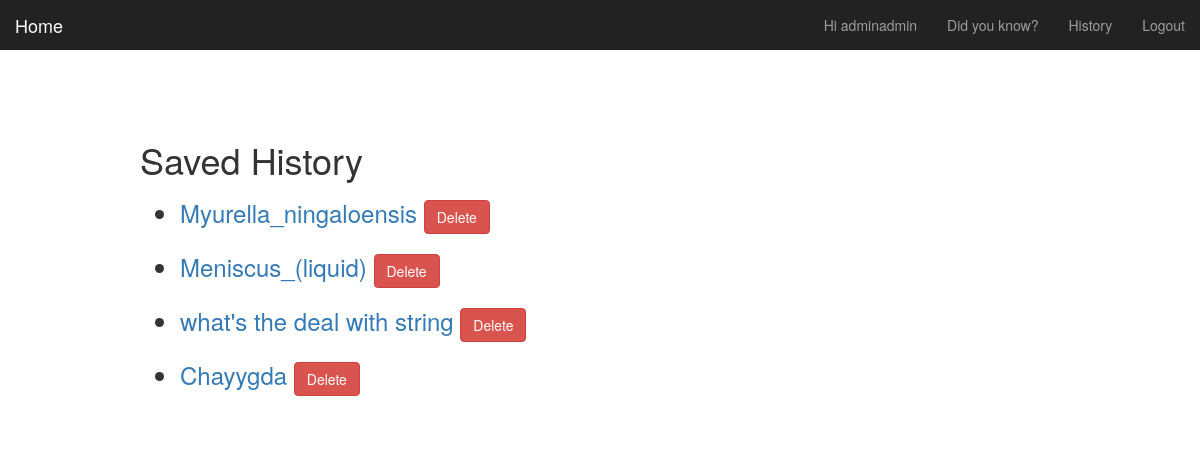
The page /random_links/by/Sharon/ (signed in) on the database its author committed.
### random_links/models.py (models this page shows, shortened)
class Random_Link(models.Model):
    user = models.ForeignKey(User, related_name="random_links", on_delete = models.CASCADE)
    title = models.CharField(max_length=255)
    url = models.URLField()
    created_at = models.DateTimeField(auto_now=True)
    def __str__(self):
        return self.title
    class Meta:
        unique_together= ["user", "url"]

### random_links/views.py (the view)
# urls.py: url(r'^by/(?P<username>[-\w]+)/$', views.RandomLinksListView.as_view(), name='list'),
class RandomLinksListView(LoginRequiredMixin, generic.ListView ):
    context_object_name = "links"
    model= models.Random_Link
    template_name = "random_links/random_links_list.html"
    login_url = 'accounts:login'
    def get_queryset(self):
        try:
            self.save_user = User.objects.prefetch_related("random_links").get(
                username__iexact=self.kwargs.get("username")
            )
        except User.DoesNotExist:
            raise Http404
        else:
            return self.save_user.random_links.all()

### random_links/templates/random_links/random_links_list.html (shortened to what this page needs)
{% extends "layout.html" %}
{% load static from staticfiles %}
{% block body_content %}
<h1>
	Saved History
</h1>
<ul>
	{% for link in links %}
	<h3>
		<li><a href="{{link.url}}" target="_blank">{{ link }}</a>
			<a href="{% url 'random_links:delete' pk=link.pk %}" class="btn btn-danger">Delete</a>
		</li>
	</h3>
{% empty %}
    <h3> No history yet.</h3>
{% endfor %}
</ul>
{% endblock %}

### templates/layout.html (shortened to what this page needs)
{% load static from staticfiles %}
<!DOCTYPE html>
<html lang="en">
    <head>
        {% load static from staticfiles %}
        <link rel="stylesheet" href="https://maxcdn.bootstrapcdn.com/bootstrap/3.3.6/css/bootstrap.min.css">
        <link rel="stylesheet" href="{% static 'css/layout.css' %}">
    </head>
    <body>
        <nav class="navbar navbar-inverse navbar-fixed-top">
            <div class="container-fluid">
                <div class="navbar-header">
                    <a class="navbar-brand" href="{% url 'home' %}">Home</a>
                </div>
                <div id="navbar" class="navbar-collapse collapse">
                {% if user.is_authenticated %}
                    <ul class="nav navbar-nav navbar-right">
                    	<li><a>Hi {{ user.username }}</a></li>
						<li><a href="{% url 'random_links:detail' %}">Did you know?</a></li>
                        <li><a href="{% url 'random_links:list' username=user.username %}">History</a></li>
                        <li><a href="{% url 'accounts:logout' %}" >Logout</a></li>
                    </ul>
                    {% endif %}
                </div>
            </div>
        </nav>
        <div class="container-fluid">
            <div class="row">
                <div class="col-sm-20 col-sm-offset-10 col-md-10 col-md-offset-1 main">
                    {% block body_content %}{% endblock %}
                </div>
            </div>
        </div>
     </body>
</html>

### assets/css/layout.css (style rules this page uses)
body { padding-top: 100px; }
.navbar-fixed-top { border: 0; }
.main { padding: 20px; }
@media (min-width: 768px) { .main { padding-right: 40px; padding-left: 40px; } }

### rows shown on the page
Random_Link: title "Myurella_ningaloensis"
Random_Link: title "Meniscus_(liquid)"
Random_Link: title "what's the deal with string"
Random_Link: title "Chayygda"

### other values the page prints
{{ user.username }} "adminadmin"
